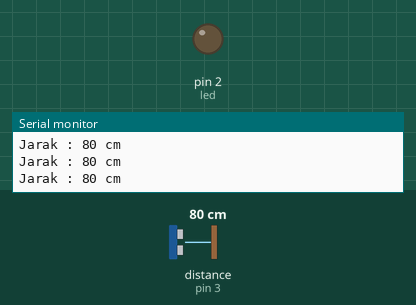
Recording of a sketch running on a simulated Arduino Uno, built with avr-gcc and run on an emulated ATmega328P. Parts: output pins drawn as LEDs (lit = HIGH), the last lines printed to the serial monitor. Wiring (inferred from the names in the program): ultrasonic range finder: trigger pin 4; echo pin 3. The inputs (shaded band) are chosen by the test bench; at power-on: distance to the obstacle (sensor on pin 3) 80 cm. The echo pulse lasts 58.3 µs per cm; pins used as bus, display or sensor lines are not drawn.

Above: at 1.2 s.
1.3 s: distance to the obstacle (sensor on pin 3) set to 17 cm
2.8 s: distance to the obstacle (sensor on pin 3) set to 13 cm
At 3.6 s:
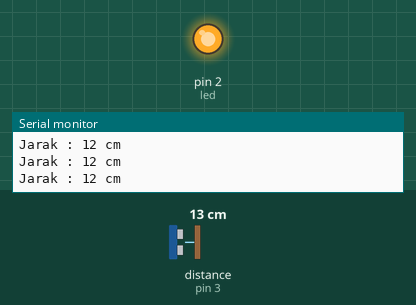
4.3 s: distance to the obstacle (sensor on pin 3) set to 18 cm
At 5.4 s:
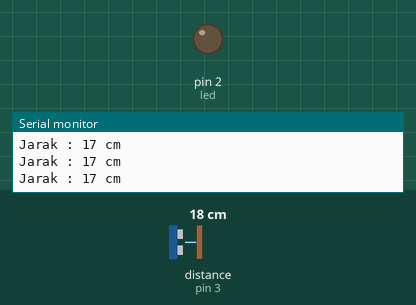
5.8 s: distance to the obstacle (sensor on pin 3) set to 2 cm
At 6.3 s:
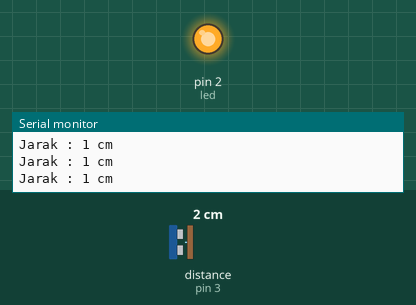
Timing chart, 0 to 8.3 s (numbered marks = the images above; inputs shaded):
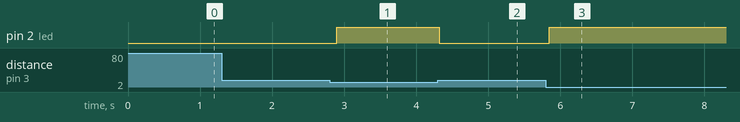

Measured:
- the behaviour switches between 16 and 15 cm on distance to the obstacle (sensor on pin 3) (found by bisection; images 0 and 1)
- after the input at 2.8 s, pin 2 (led): LOW → HIGH after 0.10 s
- after the input at 4.3 s, pin 2 (led): HIGH → LOW at once
- after the input at 5.8 s, pin 2 (led): LOW → HIGH after 0.05 s

The sketch:

Jaga_Jarak_dengan_LED.ino
```cpp
//LED
const int led = 2;

//Ultrasonic
const int trig_pin = 4;
const int echo_pin = 3;

void setup() {
  // put your setup code here, to run once:

  Serial.begin (9600);

  pinMode (led, OUTPUT);

  pinMode (trig_pin, OUTPUT);
  pinMode (echo_pin, INPUT);

}

void loop() {
  // put your main code here, to run repeatedly:

  long durasi, jarak;

  digitalWrite (trig_pin, LOW);
  delayMicroseconds (2);
  digitalWrite (trig_pin, HIGH);
  delayMicroseconds (10);
  digitalWrite (trig_pin, LOW);

  durasi = pulseIn (echo_pin, HIGH);
  jarak = durasi/58;

  // Kondisi sensor

  if (jarak < 15) {
    digitalWrite (led, HIGH);
  }
  else {
    digitalWrite (led, LOW);
  }

  // Untuk membaca sensor

  Serial.print ("Jarak : ");
  Serial.print (jarak);
  Serial.println (" cm");
  delay (100);
}
```
